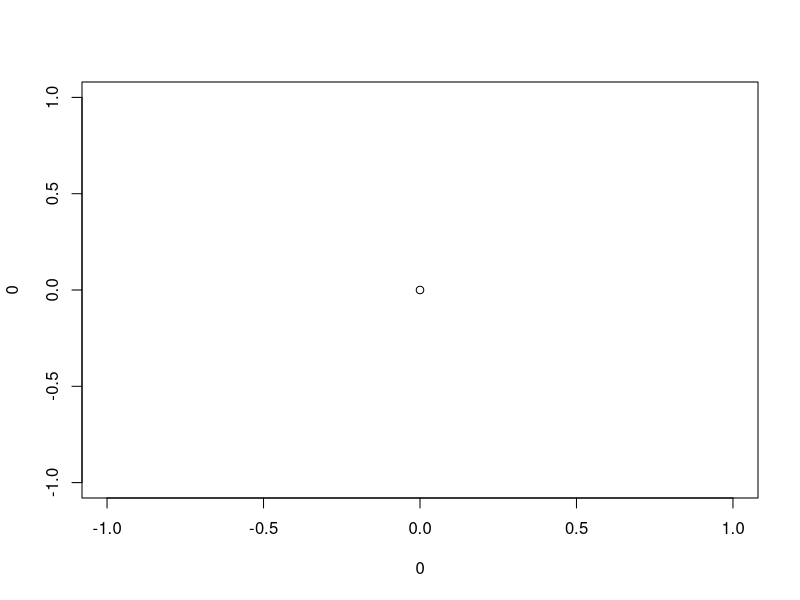

Write R code to recreate this figure.
TickVector = matrix(ncol = 3, byrow = TRUE, data = c(
				0, -1, -1,
				-1, 0, -1,
				0, 1, -1,
				1, 0, -1,
				-1, -1, 0,
				1, -1, 0,
				-1, 1, 0,
				1, 1, 0 ))
Vertex = matrix(ncol = 3, byrow = TRUE, data = c(
	1, 1, 1,  #xlim[1], ylim[1], zlim[1]
	1, 1, 2,  #xlim[1], ylim[1], zlim[2]
	1, 2, 1,
	1, 2, 2,
	2, 1, 1,
	2, 1, 2,
	2, 2, 1,
	2, 2, 2 ))
AxisStart = c(0, 0, 2, 4, 0, 4, 2, 6)


TransVector = function(u, T, v = 0)
{
	for (i in 1:4) {
		sum = 0
		for (j in 1:4)
			sum = sum + u[j] * T[j,i]
		v[i] = sum
    }
	v
}
	
lowest = function(y1, y2, y3, y4)
{
	(y1 <= y2) && (y1 <= y3) && (y1 <= y4)		
}

labelAngle = function(x1, y1, x2, y2)
{
	dx = abs(x2 - x1)
	if(x2 > x1)
	{
		dy = y2 - y1
	}else{
		dy = y1 - y2
	}
	
	if(dx == 0)
	{
		if(dy > 0)
		{
			angle = 90
		}else
		{
			angle = 270
		}
	}else{
		angle = 180 * atan2(dy, dx)
	}
	angle
}	


plot(0,0)
PerspAxis = function(x, y, z, axis, axisType, nTicks, tickType, label, encm, dd)
{
	u1 = c(0.,0.,0.,0.)
	u2 = c(0.,0.,0.,0.)
	u3 = c(0.,0.,0.,0.)
	tickLength = .03
	range = NULL
	
	print(axisType)
	switch(axisType,
		   '0' = {min = x[1]; max = x[2]; range = x},
		   '1' = {min = y[1]; max = y[1]; range = y},
		   '2' = {min = z[1]; max = z[1]; range = z}
	)
	print('working??')
	d_frac = 0.1 * (max - min)
	nint = nTicks - 1
	if(!nint) nint = nint + 1
	i = nint
	pretty(c(min, max), nint)
	
	print(min)
	while((min < range[1] - d_frac || range[2] + d_frac < max) && i < 20) 
	{
		nint = nint + i
		min = range[1]
		max = range[2]
		pretty(c(min, max), nint)
    }
	axp = 0
	axp[1] = min
    axp[2] = max
    axp[3] = nint
	# Do the following calculations for both ticktypes
	switch (axisType,
        '0' = {
          u1[1] = min;
          u1[2] = y[Vertex[AxisStart[axis]][2]];
          u1[3] = z[Vertex[AxisStart[axis]][3]]
        },
        '1' = {
          u1[1] = x[Vertex[AxisStart[axis]][1]];
          u1[2] = min;
          u1[3] = z[Vertex[AxisStart[axis]][3]]
        },
        '2' = {
          u1[1] = x[Vertex[AxisStart[axis]][1]];
          u1[2] = y[Vertex[AxisStart[axis]][2]];
          u1[3] = min
        }
	)
    u1[1] = u1[1] + tickLength*(x[2]-x[1])*TickVector[axis][1]
    u1[2] = u1[2] + tickLength*(y[2]-y[1])*TickVector[axis][2]
    u1[3] = u1[3] + tickLength*(z[2]-z[1])*TickVector[axis][3]
    u1[4] = 1
    switch (axisType,
		'0' = {
		u2[1] = max;
		u2[2] = u1[2];
		u2[3] = u1[3]
		},
		'1' = {
		u2[1] = u1[1];
		u2[2] = max;
		u2[3] = u1[3]
		},
		'2' = {
		u2[1] = u1[1];
		u2[2] = u1[2];
		u2[3] = max
		}
    )
	u2[4] = 1
	
	#print('working??')
	switch(tickType,
		'1' = { 
		u3[1] = u1[1] + tickLength*(x[2]-x[1])*TickVector[axis][1];
		u3[2] = u1[2] + tickLength*(y[2]-y[1])*TickVector[axis][2];
		u3[3] = u1[3] + tickLength*(z[2]-z[1])*TickVector[axis][3]
		},
		'2' = {
		u3[1] = u1[1] + 2.5*tickLength*(x[2]-x[1])*TickVector[axis][1];
		u3[2] = u1[2] + 2.5*tickLength*(y[2]-y[1])*TickVector[axis][2];
		u3[3] = u1[3] + 2.5*tickLength*(z[2]-z[1])*TickVector[axis][3]
		}
    )
    switch(axisType,
		'0' = {
		u3[1] = (min + max)/2
		},
		'1' = {
		u3[2] = (min + max)/2
		},
		'2' = {
		u3[3] = (min + max)/2
		}
    )
    u3[4] = 1
    v1 = TransVector(u1, VT)
	v2 = TransVector(u2, VT)
	v3 = TransVector(u3, VT)
	
	print(u3)

	text(v3[1]/v3[4], v3[2]/v3[4], label, .5,
			srt = labelAngle(v1[1]/v1[4], v1[2]/v1[4], v2[1]/v2[4], v2[2]/v2[4])
		)
		
	## draw
	switch(tickType,
    '1' = {
	arrows(v1[1]/v1[4], v1[2]/v1[4],
	       v2[1]/v2[4], v2[2]/v2[4], #USER = 1,
	       0.1, 10, 2, dd)
		   },
    '2' = 
	{
		for(i in 1:length(at))
		{
			switch(axisType, 
				'0' = {
				u1[0] = REAL(at)[i];
				u1[1] = y[Vertex[AxisStart[axis]][1]];
				u1[2] = z[Vertex[AxisStart[axis]][2]]
				},
				'1' = {
				u1[0] = x[Vertex[AxisStart[axis]][0]];
				u1[1] = REAL(at)[i];
				u1[2] = z[Vertex[AxisStart[axis]][2]]
				},
				'2' = {
				u1[0] = x[Vertex[AxisStart[axis]][0]];
				u1[1] = y[Vertex[AxisStart[axis]][1]];
				u1[2] = REAL(at)[i]
				}
			)
			u1[4] = 1
			u2[1] = u1[1] + tickLength*(x[2]-x[1])*TickVector[axis][1]
			u2[2] = u1[2] + tickLength*(y[2]-y[1])*TickVector[axis][2]
			u2[3] = u1[3] + tickLength*(z[2]-z[1])*TickVector[axis][3]
			u2[4] = 1
			u3[1] = u2[1] + tickLength*(x[2]-x[1])*TickVector[axis][1]
			u3[2] = u2[2] + tickLength*(y[2]-y[1])*TickVector[axis][2]
			u3[3] = u2[3] + tickLength*(z[2]-z[1])*TickVector[axis][3]
			u3[4] = 1
			v1 = TransVector(u1[1], u1[2], u1[3] , VT)
			v2 = TransVector(u2[1], u2[2], u2[3] , VT)
			v3 = TransVector(u2[1], u2[2], u2[3] , VT)
			## Draw tick line			
			lines(c(v1[1]/v1[4], v2[1]/v2[4]), c(v1[2]/v1[4], v2[2]/v2[4]))

			## Draw tick label
			text(v3[1]/v3[4], v3[2]/v3[4], lab, .5, .5, 0,);
		}
	}
	)
	
	
}


PerspAxes = function(x, y, z, 
					xlab, xenc, 
					ylab, yenc, 
					zlab, zenc, 
					nTicks, tickType, pGEDevDesc, dd)
{
	xAxis=0; yAxis=0; zAxis=0; ## -Wall 
	u0 = 0
	u1 = 0
	u2 = 0
	u3 = 0
	u0[1] = x[1]
    u0[2] = y[1]
    u0[3] = z[1]
    u0[4] = 1
    u1[1] = x[2]
    u1[2] = y[1]
    u1[3] = z[1]
    u1[4] = 1
    u2[1] = x[1]
    u2[2] = y[2]
    u2[3] = z[1]
    u2[4] = 1
    u3[1] = x[2]
    u3[2] = y[2]
    u3[3] = z[1]
    u3[4] = 1
	
	v0 = TransVector(u0, VT)
	v1 = TransVector(u1, VT)
	v2 = TransVector(u2, VT)
	v3 = TransVector(u3, VT)
	
    ## Figure out which X and Y axis to draw
    if (lowest(v0[1]/v0[3], v1[1]/v1[3], v2[1]/v2[3], v3[1]/v3[3]))
	{
		xAxis = 0
		yAxis = 1
    } else if (lowest(v1[1]/v1[3], v0[1]/v0[3], v2[1]/v2[3], v3[1]/v3[3])) {
		xAxis = 0
		yAxis = 3
    } else if (lowest(v2[1]/v2[3], v1[1]/v1[3], v0[1]/v0[3], v3[1]/v3[3])) {
		xAxis = 2
		yAxis = 1
    } else if (lowest(v3[1]/v3[3], v1[1]/v1[3], v2[1]/v2[3], v0[1]/v0[3])) {
		xAxis = 2
		yAxis = 3
    } else
		warning("Axis orientation not calculated")
		
	PerspAxis(x, y, z, xAxis, 0, nTicks, tickType, xlab, xenc, dd)
    PerspAxis(x, y, z, yAxis, 1, nTicks, tickType, ylab, yenc, dd)
	
    ## Figure out which Z axis to draw
    if (lowest(v0[1]/v0[4], v1[1]/v1[4], v2[1]/v2[4], v3[1]/v3[4])) 
	{
		zAxis = 4
		}else if (lowest(v1[1]/v1[4], v0[1]/v0[4], v2[1]/v2[4], v3[1]/v3[4])) {
			zAxis = 5
		}else if (lowest(v2[1]/v2[4], v1[1]/v1[4], v0[1]/v0[4], v3[1]/v3[4])) {
			zAxis = 6
		}else if (lowest(v3[1]/v3[4], v1[1]/v1[4], v2[1]/v2[4], v0[1]/v0[4])) {
			zAxis = 7
		}else
	warning("Axis orientation not calculated")
    PerspAxis(x, y, z, zAxis, 2, nTicks, tickType, zlab, zenc, dd);
}


